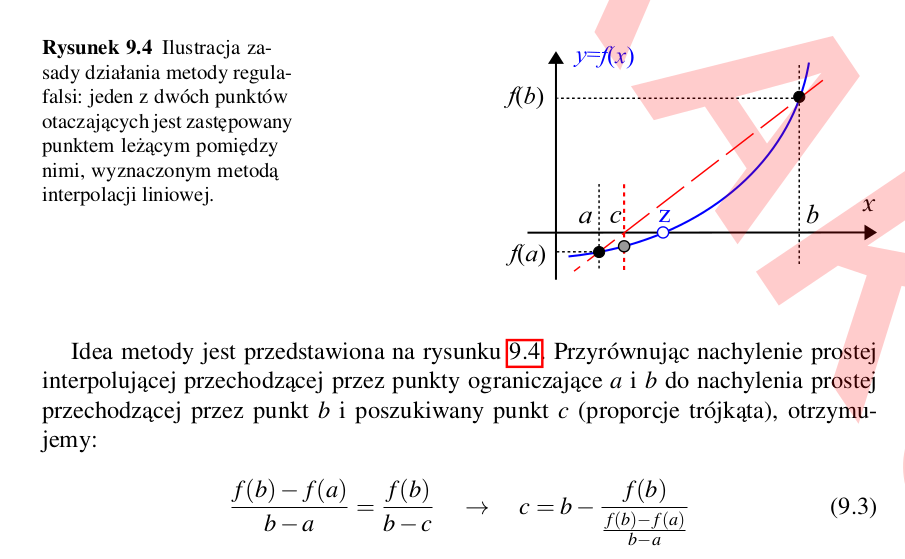
%> input picture L09_equnonlin/regula_falsi.png, 905 x 559 px
$ octave problem9_3.m   (GNU Octave 9; MATLAB toolbox functions it lacks are replaced by stand-ins)
%> lines starting %> are read from the running program, lines starting %| are printed output that depends on the picture
### L09_equnonlin/nonlinsolvers.m
function C = nonlinsolvers(f, fp, a, b, solver, iter)
C = zeros(1,iter); % kolejne oszacowania miejsca zerowego
c = a; % pierwsze oszacowanie
for i = 1 : iter
    fa = feval(f,a); fb=feval(f,b); fc=feval(f,c); fpc=feval(fp,c); % oblicz
    switch(solver)
        case 'bisection',
            if( fa*fc<0 ) b=c; else a=c; end
                c = (a+b)/2;
        case 'regula-falsi',
            if( fa*fc<0 ) b=c; else a=c; end
                c = b-fb*(b-a)/(fb-fa);
        case 'newton-raphson',
            c = c-fc/fpc;
        case "sieczna",
  c = b - fb * (b - a) / (fb - fa);
          if(abs(c-a)<abs(c-b)) a=c; end;
          if(abs(c-a)<abs(c-b)) b=c; end;

        otherwise,
            error('Brak metody');
    end
    C(i)=c; % zapamietaj
end
end

### L09_equnonlin/problem9_3.m
% METODA REGULA-FANSI


clear all; close all; clc;

deg_5 = [1, 5];     % miejsca zerowe funkcji
deg_45 = [2, 3];
deg_80 = [-2, 1];

f_45 = @(x) tan(deg2rad(45))/2 * (x - deg_45(1)) .* (x - deg_45(2));        % definicja funckji
f_5 = @(x) tan(deg2rad(5))/2 * (x - deg_5(1)) .* (x - deg_5(2));
f_80 = @(x) tan(deg2rad(80))/2 * (x - deg_80(1)) .* (x - deg_80(2));

df_45 = @(x) 2 * tan(deg2rad(45))/2 * x - tan(deg2rad(45))/2 * sum(deg_45);     %definicja pochodnych
df_5 = @(x) 2 * tan(deg2rad(5))/2 * x - tan(deg2rad(5))/2 * sum(deg_5);
df_80 = @(x) 2 * tan(deg2rad(80))/2 * x - tan(deg2rad(80))/2 * sum(deg_80);

x = linspace(-10, 10, 100);

figure;

subplot(1, 3, 1);
plot(x, f_5(x), 'b-', x, df_5(x), 'r-');
axis("padded");
title('5-10 stopni'); xlabel('x'); grid on;
legend('Funkcja z nachyleniem 5 stopni', 'Jej pochodna');

subplot(1, 3, 2);
plot(x, f_45(x), 'b-', x, df_45(x), 'r-');
axis("padded");
title('45 stopni'); xlabel('x'); grid on;
legend('Funkcja z nachyleniem 45 stopni', 'Jej pochodna');

subplot(1, 3, 3);
plot(x, f_80(x), 'b-', x, df_80(x), 'r-');
axis("padded");
title('80 stopni'); xlabel('x'); grid on;
legend('Funkcja z nachyleniem 80 stopni', 'Jej pochodna');
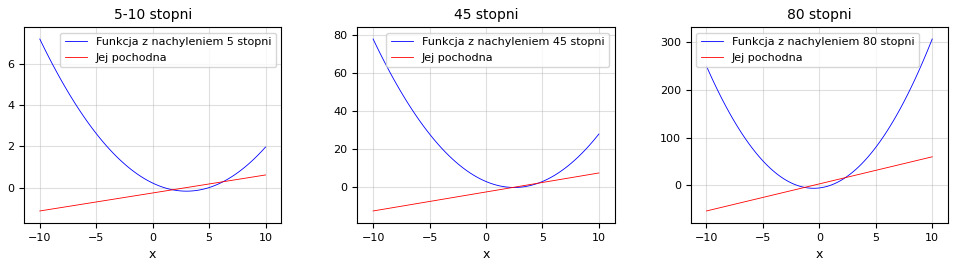
%> figure redrawn from the program's plot data, 3 panels; panel 1: curve peaks at x = -10, y = 7.22; panel 1: curve peaks at x = 10, y = 0.612; panel 2: curve peaks at x = -10, y = 78; panel 2: curve peaks at x = 10, y = 7.5

pause;
figure;
imshow(imread("regula_falsi.png"));
pause;


it = 12;

bisection_5 = nonlinsolvers(f_5, df_5, 0, 2.5, 'regula-falsi', it);       % szacowanie miejsc zerowcyh za pomocą metoda regula-falsi
bisection_45 = nonlinsolvers(f_45, df_45, 1, 2.9, 'regula-falsi', it);
bisection_80 = nonlinsolvers(f_80, df_80, 0, 3, 'regula-falsi', it);

figure;
subplot(1, 3, 1);
plot(1:it, bisection_45, 'o-'); xlabel('iter'); ylabel('cb(iter)');
grid on;
title("45 stopni");
subplot(1, 3, 2);
plot(1:it, bisection_5, 'o-'); xlabel('iter'); ylabel('cb(iter)');
grid on;
title("5 stopni");
subplot(1, 3, 3);
plot(1:it, bisection_80, 'o-'); xlabel('iter'); ylabel('cb(iter)');
grid on;
title("80 stopni");
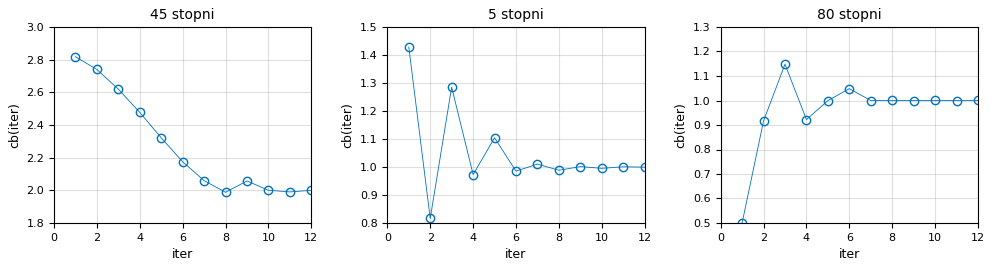
%> figure redrawn from the program's plot data, 3 panels; panel 1: curve peaks at x = 1, y = 2.82; panel 2: curve peaks at x = 1, y = 1.43; panel 3: curve peaks at x = 3, y = 1.15
